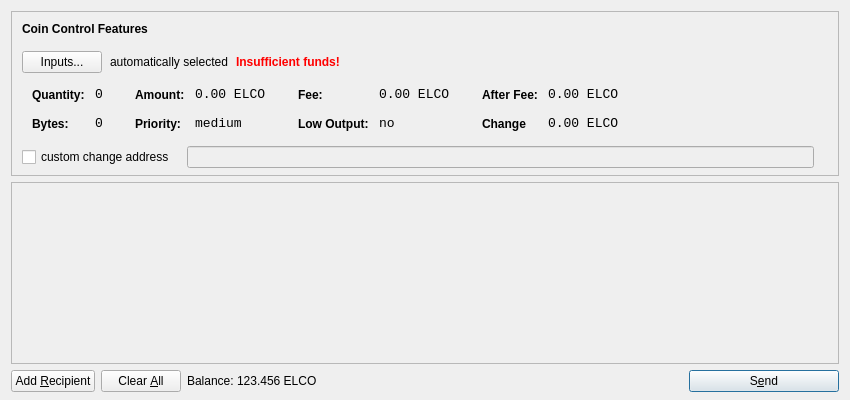
<?xml version="1.0" encoding="UTF-8"?>
<ui version="4.0">
 <class>SendCoinsDialog</class>
 <widget class="QDialog" name="SendCoinsDialog">
  <property name="geometry">
   <rect>
    <x>0</x>
    <y>0</y>
    <width>850</width>
    <height>400</height>
   </rect>
  </property>
  <property name="windowTitle">
   <string>Send Coins</string>
  </property>
  <layout class="QVBoxLayout" name="verticalLayout" stretch="0,1,0">
   <property name="bottomMargin">
    <number>8</number>
   </property>
   <item>
    <widget class="QFrame" name="frameCoinControl">
     <property name="sizePolicy">
      <sizepolicy hsizetype="Expanding" vsizetype="Expanding">
       <horstretch>0</horstretch>
       <verstretch>0</verstretch>
      </sizepolicy>
     </property>
     <property name="maximumSize">
      <size>
       <width>16777215</width>
       <height>16777215</height>
      </size>
     </property>
     <property name="frameShape">
      <enum>QFrame::StyledPanel</enum>
     </property>
     <property name="frameShadow">
      <enum>QFrame::Sunken</enum>
     </property>
     <layout class="QVBoxLayout" name="verticalLayoutCoinControl2">
      <property name="spacing">
       <number>-1</number>
      </property>
      <property name="leftMargin">
       <number>0</number>
      </property>
      <property name="topMargin">
       <number>0</number>
      </property>
      <property name="rightMargin">
       <number>0</number>
      </property>
      <property name="bottomMargin">
       <number>6</number>
      </property>
      <item>
       <layout class="QVBoxLayout" name="verticalLayoutCoinControl" stretch="0,0,0,0,1">
        <property name="spacing">
         <number>0</number>
        </property>
        <property name="leftMargin">
         <number>10</number>
        </property>
        <property name="topMargin">
         <number>10</number>
        </property>
        <item>
         <layout class="QHBoxLayout" name="horizontalLayoutCoinControl1">
          <property name="bottomMargin">
           <number>15</number>
          </property>
          <item>
           <widget class="QLabel" name="labelCoinControlFeatures">
            <property name="sizePolicy">
             <sizepolicy hsizetype="Preferred" vsizetype="Maximum">
              <horstretch>0</horstretch>
              <verstretch>0</verstretch>
             </sizepolicy>
            </property>
            <property name="font">
             <font>
              <weight>75</weight>
              <bold>true</bold>
             </font>
            </property>
            <property name="styleSheet">
             <string notr="true">font-weight:bold;</string>
            </property>
            <property name="text">
             <string>Coin Control Features</string>
            </property>
           </widget>
          </item>
         </layout>
        </item>
        <item>
         <layout class="QHBoxLayout" name="horizontalLayoutCoinControl2" stretch="0,0,0,0">
          <property name="spacing">
           <number>8</number>
          </property>
          <property name="bottomMargin">
           <number>10</number>
          </property>
          <item>
           <widget class="QPushButton" name="pushButtonCoinControl">
            <property name="styleSheet">
             <string notr="true"/>
            </property>
            <property name="text">
             <string>Inputs...</string>
            </property>
           </widget>
          </item>
          <item>
           <widget class="QLabel" name="labelCoinControlAutomaticallySelected">
            <property name="text">
             <string>automatically selected</string>
            </property>
            <property name="margin">
             <number>5</number>
            </property>
           </widget>
          </item>
          <item>
           <widget class="QLabel" name="labelCoinControlInsuffFunds">
            <property name="font">
             <font>
              <weight>75</weight>
              <bold>true</bold>
             </font>
            </property>
            <property name="styleSheet">
             <string notr="true">color:red;font-weight:bold;</string>
            </property>
            <property name="text">
             <string>Insufficient funds!</string>
            </property>
            <property name="margin">
             <number>5</number>
            </property>
           </widget>
          </item>
          <item>
           <spacer name="horizontalSpacerCoinControl">
            <property name="orientation">
             <enum>Qt::Horizontal</enum>
            </property>
            <property name="sizeHint" stdset="0">
             <size>
              <width>40</width>
              <height>1</height>
             </size>
            </property>
           </spacer>
          </item>
         </layout>
        </item>
        <item>
         <widget class="QWidget" name="widgetCoinControl" native="true">
          <property name="sizePolicy">
           <sizepolicy hsizetype="Preferred" vsizetype="Preferred">
            <horstretch>0</horstretch>
            <verstretch>0</verstretch>
           </sizepolicy>
          </property>
          <property name="minimumSize">
           <size>
            <width>0</width>
            <height>0</height>
           </size>
          </property>
          <property name="styleSheet">
           <string notr="true"/>
          </property>
          <layout class="QHBoxLayout" name="horizontalLayoutCoinControl5">
           <property name="margin">
            <number>0</number>
           </property>
           <item>
            <layout class="QHBoxLayout" name="horizontalLayoutCoinControl3" stretch="0,0,0,1">
             <property name="spacing">
              <number>20</number>
             </property>
             <property name="topMargin">
              <number>0</number>
             </property>
             <property name="bottomMargin">
              <number>10</number>
             </property>
             <item>
              <layout class="QFormLayout" name="formLayoutCoinControl1">
               <property name="horizontalSpacing">
                <number>10</number>
               </property>
               <property name="verticalSpacing">
                <number>14</number>
               </property>
               <property name="leftMargin">
                <number>10</number>
               </property>
               <property name="topMargin">
                <number>4</number>
               </property>
               <property name="rightMargin">
                <number>6</number>
               </property>
               <item row="0" column="0">
                <widget class="QLabel" name="labelCoinControlQuantityText">
                 <property name="styleSheet">
                  <string notr="true">font-weight:bold;</string>
                 </property>
                 <property name="text">
                  <string>Quantity:</string>
                 </property>
                 <property name="margin">
                  <number>0</number>
                 </property>
                </widget>
               </item>
               <item row="0" column="1">
                <widget class="QLabel" name="labelCoinControlQuantity">
                 <property name="font">
                  <font>
                   <family>Monospace</family>
                   <pointsize>10</pointsize>
                  </font>
                 </property>
                 <property name="cursor">
                  <cursorShape>IBeamCursor</cursorShape>
                 </property>
                 <property name="contextMenuPolicy">
                  <enum>Qt::ActionsContextMenu</enum>
                 </property>
                 <property name="text">
                  <string>0</string>
                 </property>
                 <property name="margin">
                  <number>0</number>
                 </property>
                 <property name="textInteractionFlags">
                  <set>Qt::LinksAccessibleByMouse|Qt::TextSelectableByKeyboard|Qt::TextSelectableByMouse</set>
                 </property>
                </widget>
               </item>
               <item row="1" column="0">
                <widget class="QLabel" name="labelCoinControlBytesText">
                 <property name="styleSheet">
                  <string notr="true">font-weight:bold;</string>
                 </property>
                 <property name="text">
                  <string>Bytes:</string>
                 </property>
                </widget>
               </item>
               <item row="1" column="1">
                <widget class="QLabel" name="labelCoinControlBytes">
                 <property name="font">
                  <font>
                   <family>Monospace</family>
                   <pointsize>10</pointsize>
                  </font>
                 </property>
                 <property name="cursor">
                  <cursorShape>IBeamCursor</cursorShape>
                 </property>
                 <property name="contextMenuPolicy">
                  <enum>Qt::ActionsContextMenu</enum>
                 </property>
                 <property name="text">
                  <string>0</string>
                 </property>
                 <property name="textInteractionFlags">
                  <set>Qt::LinksAccessibleByMouse|Qt::TextSelectableByKeyboard|Qt::TextSelectableByMouse</set>
                 </property>
                </widget>
               </item>
              </layout>
             </item>
             <item>
              <layout class="QFormLayout" name="formLayoutCoinControl2">
               <property name="horizontalSpacing">
                <number>10</number>
               </property>
               <property name="verticalSpacing">
                <number>14</number>
               </property>
               <property name="leftMargin">
                <number>6</number>
               </property>
               <property name="topMargin">
                <number>4</number>
               </property>
               <property name="rightMargin">
                <number>6</number>
               </property>
               <item row="0" column="0">
                <widget class="QLabel" name="labelCoinControlAmountText">
                 <property name="styleSheet">
                  <string notr="true">font-weight:bold;</string>
                 </property>
                 <property name="text">
                  <string>Amount:</string>
                 </property>
                 <property name="margin">
                  <number>0</number>
                 </property>
                </widget>
               </item>
               <item row="0" column="1">
                <widget class="QLabel" name="labelCoinControlAmount">
                 <property name="font">
                  <font>
                   <family>Monospace</family>
                   <pointsize>10</pointsize>
                  </font>
                 </property>
                 <property name="cursor">
                  <cursorShape>IBeamCursor</cursorShape>
                 </property>
                 <property name="contextMenuPolicy">
                  <enum>Qt::ActionsContextMenu</enum>
                 </property>
                 <property name="text">
                  <string>0.00 ELCO</string>
                 </property>
                 <property name="textInteractionFlags">
                  <set>Qt::LinksAccessibleByMouse|Qt::TextSelectableByKeyboard|Qt::TextSelectableByMouse</set>
                 </property>
                </widget>
               </item>
               <item row="1" column="0">
                <widget class="QLabel" name="labelCoinControlPriorityText">
                 <property name="styleSheet">
                  <string notr="true">font-weight:bold;</string>
                 </property>
                 <property name="text">
                  <string>Priority:</string>
                 </property>
                </widget>
               </item>
               <item row="1" column="1">
                <widget class="QLabel" name="labelCoinControlPriority">
                 <property name="font">
                  <font>
                   <family>Monospace</family>
                   <pointsize>10</pointsize>
                  </font>
                 </property>
                 <property name="cursor">
                  <cursorShape>IBeamCursor</cursorShape>
                 </property>
                 <property name="contextMenuPolicy">
                  <enum>Qt::ActionsContextMenu</enum>
                 </property>
                 <property name="text">
                  <string>medium</string>
                 </property>
                 <property name="textInteractionFlags">
                  <set>Qt::LinksAccessibleByMouse|Qt::TextSelectableByKeyboard|Qt::TextSelectableByMouse</set>
                 </property>
                </widget>
               </item>
              </layout>
             </item>
             <item>
              <layout class="QFormLayout" name="formLayoutCoinControl3">
               <property name="horizontalSpacing">
                <number>10</number>
               </property>
               <property name="verticalSpacing">
                <number>14</number>
               </property>
               <property name="leftMargin">
                <number>6</number>
               </property>
               <property name="topMargin">
                <number>4</number>
               </property>
               <property name="rightMargin">
                <number>6</number>
               </property>
               <item row="0" column="0">
                <widget class="QLabel" name="labelCoinControlFeeText">
                 <property name="styleSheet">
                  <string notr="true">font-weight:bold;</string>
                 </property>
                 <property name="text">
                  <string>Fee:</string>
                 </property>
                 <property name="margin">
                  <number>0</number>
                 </property>
                </widget>
               </item>
               <item row="0" column="1">
                <widget class="QLabel" name="labelCoinControlFee">
                 <property name="font">
                  <font>
                   <family>Monospace</family>
                   <pointsize>10</pointsize>
                  </font>
                 </property>
                 <property name="cursor">
                  <cursorShape>IBeamCursor</cursorShape>
                 </property>
                 <property name="contextMenuPolicy">
                  <enum>Qt::ActionsContextMenu</enum>
                 </property>
                 <property name="text">
                  <string>0.00 ELCO</string>
                 </property>
                 <property name="textInteractionFlags">
                  <set>Qt::LinksAccessibleByMouse|Qt::TextSelectableByKeyboard|Qt::TextSelectableByMouse</set>
                 </property>
                </widget>
               </item>
               <item row="1" column="0">
                <widget class="QLabel" name="labelCoinControlLowOutputText">
                 <property name="styleSheet">
                  <string notr="true">font-weight:bold;</string>
                 </property>
                 <property name="text">
                  <string>Low Output:</string>
                 </property>
                </widget>
               </item>
               <item row="1" column="1">
                <widget class="QLabel" name="labelCoinControlLowOutput">
                 <property name="font">
                  <font>
                   <family>Monospace</family>
                   <pointsize>10</pointsize>
                  </font>
                 </property>
                 <property name="cursor">
                  <cursorShape>IBeamCursor</cursorShape>
                 </property>
                 <property name="contextMenuPolicy">
                  <enum>Qt::ActionsContextMenu</enum>
                 </property>
                 <property name="text">
                  <string>no</string>
                 </property>
                 <property name="textInteractionFlags">
                  <set>Qt::LinksAccessibleByMouse|Qt::TextSelectableByKeyboard|Qt::TextSelectableByMouse</set>
                 </property>
                </widget>
               </item>
              </layout>
             </item>
             <item>
              <layout class="QFormLayout" name="formLayoutCoinControl4">
               <property name="horizontalSpacing">
                <number>10</number>
               </property>
               <property name="verticalSpacing">
                <number>14</number>
               </property>
               <property name="leftMargin">
                <number>6</number>
               </property>
               <property name="topMargin">
                <number>4</number>
               </property>
               <property name="rightMargin">
                <number>6</number>
               </property>
               <item row="0" column="0">
                <widget class="QLabel" name="labelCoinControlAfterFeeText">
                 <property name="styleSheet">
                  <string notr="true">font-weight:bold;</string>
                 </property>
                 <property name="text">
                  <string>After Fee:</string>
                 </property>
                 <property name="margin">
                  <number>0</number>
                 </property>
                </widget>
               </item>
               <item row="0" column="1">
                <widget class="QLabel" name="labelCoinControlAfterFee">
                 <property name="font">
                  <font>
                   <family>Monospace</family>
                   <pointsize>10</pointsize>
                  </font>
                 </property>
                 <property name="cursor">
                  <cursorShape>IBeamCursor</cursorShape>
                 </property>
                 <property name="contextMenuPolicy">
                  <enum>Qt::ActionsContextMenu</enum>
                 </property>
                 <property name="text">
                  <string>0.00 ELCO</string>
                 </property>
                 <property name="textInteractionFlags">
                  <set>Qt::LinksAccessibleByMouse|Qt::TextSelectableByKeyboard|Qt::TextSelectableByMouse</set>
                 </property>
                </widget>
               </item>
               <item row="1" column="0">
                <widget class="QLabel" name="labelCoinControlChangeText">
                 <property name="styleSheet">
                  <string notr="true">font-weight:bold;</string>
                 </property>
                 <property name="text">
                  <string>Change</string>
                 </property>
                </widget>
               </item>
               <item row="1" column="1">
                <widget class="QLabel" name="labelCoinControlChange">
                 <property name="font">
                  <font>
                   <family>Monospace</family>
                   <pointsize>10</pointsize>
                  </font>
                 </property>
                 <property name="cursor">
                  <cursorShape>IBeamCursor</cursorShape>
                 </property>
                 <property name="contextMenuPolicy">
                  <enum>Qt::ActionsContextMenu</enum>
                 </property>
                 <property name="text">
                  <string>0.00 ELCO</string>
                 </property>
                 <property name="textInteractionFlags">
                  <set>Qt::LinksAccessibleByMouse|Qt::TextSelectableByKeyboard|Qt::TextSelectableByMouse</set>
                 </property>
                </widget>
               </item>
              </layout>
             </item>
            </layout>
           </item>
          </layout>
         </widget>
        </item>
        <item>
         <layout class="QHBoxLayout" name="horizontalLayoutCoinControl4" stretch="0,0,0">
          <property name="spacing">
           <number>12</number>
          </property>
          <property name="sizeConstraint">
           <enum>QLayout::SetDefaultConstraint</enum>
          </property>
          <property name="topMargin">
           <number>5</number>
          </property>
          <property name="rightMargin">
           <number>5</number>
          </property>
          <item>
           <widget class="QCheckBox" name="checkBoxCoinControlChange">
            <property name="text">
             <string>custom change address</string>
            </property>
           </widget>
          </item>
          <item>
           <widget class="QLineEdit" name="lineEditCoinControlChange">
            <property name="enabled">
             <bool>false</bool>
            </property>
            <property name="sizePolicy">
             <sizepolicy hsizetype="Expanding" vsizetype="Fixed">
              <horstretch>0</horstretch>
              <verstretch>0</verstretch>
             </sizepolicy>
            </property>
           </widget>
          </item>
          <item>
           <widget class="QLabel" name="labelCoinControlChangeLabel">
            <property name="sizePolicy">
             <sizepolicy hsizetype="Preferred" vsizetype="Expanding">
              <horstretch>0</horstretch>
              <verstretch>0</verstretch>
             </sizepolicy>
            </property>
            <property name="minimumSize">
             <size>
              <width>0</width>
              <height>0</height>
             </size>
            </property>
            <property name="text">
             <string/>
            </property>
            <property name="margin">
             <number>3</number>
            </property>
           </widget>
          </item>
         </layout>
        </item>
        <item>
         <spacer name="verticalSpacerCoinControl">
          <property name="orientation">
           <enum>Qt::Vertical</enum>
          </property>
          <property name="sizeHint" stdset="0">
           <size>
            <width>800</width>
            <height>1</height>
           </size>
          </property>
         </spacer>
        </item>
       </layout>
      </item>
     </layout>
    </widget>
   </item>
   <item>
    <widget class="QScrollArea" name="scrollArea">
     <property name="widgetResizable">
      <bool>true</bool>
     </property>
     <widget class="QWidget" name="scrollAreaWidgetContents">
      <property name="geometry">
       <rect>
        <x>0</x>
        <y>0</y>
        <width>830</width>
        <height>165</height>
       </rect>
      </property>
      <layout class="QVBoxLayout" name="verticalLayout_2">
       <property name="margin">
        <number>0</number>
       </property>
       <item>
        <layout class="QVBoxLayout" name="entries">
         <property name="spacing">
          <number>6</number>
         </property>
        </layout>
       </item>
       <item>
        <spacer name="verticalSpacer">
         <property name="orientation">
          <enum>Qt::Vertical</enum>
         </property>
         <property name="sizeHint" stdset="0">
          <size>
           <width>20</width>
           <height>40</height>
          </size>
         </property>
        </spacer>
       </item>
      </layout>
     </widget>
    </widget>
   </item>
   <item>
    <layout class="QHBoxLayout" name="horizontalLayout">
     <item>
      <widget class="QPushButton" name="addButton">
       <property name="toolTip">
        <string>Send to multiple recipients at once</string>
       </property>
       <property name="text">
        <string>Add &amp;Recipient</string>
       </property>
       <property name="icon">
        <iconset resource="../bitcoin.qrc">
         <normaloff>:/icons/add</normaloff>:/icons/add</iconset>
       </property>
       <property name="autoDefault">
        <bool>false</bool>
       </property>
      </widget>
     </item>
     <item>
      <widget class="QPushButton" name="clearButton">
       <property name="sizePolicy">
        <sizepolicy hsizetype="Minimum" vsizetype="Fixed">
         <horstretch>0</horstretch>
         <verstretch>0</verstretch>
        </sizepolicy>
       </property>
       <property name="toolTip">
        <string>Remove all transaction fields</string>
       </property>
       <property name="text">
        <string>Clear &amp;All</string>
       </property>
       <property name="icon">
        <iconset resource="../bitcoin.qrc">
         <normaloff>:/icons/remove</normaloff>:/icons/remove</iconset>
       </property>
       <property name="autoRepeatDelay">
        <number>300</number>
       </property>
       <property name="autoDefault">
        <bool>false</bool>
       </property>
      </widget>
     </item>
     <item>
      <layout class="QHBoxLayout" name="horizontalLayout_2">
       <property name="spacing">
        <number>3</number>
       </property>
       <item>
        <widget class="QLabel" name="label">
         <property name="sizePolicy">
          <sizepolicy hsizetype="Preferred" vsizetype="Fixed">
           <horstretch>0</horstretch>
           <verstretch>0</verstretch>
          </sizepolicy>
         </property>
         <property name="text">
          <string>Balance:</string>
         </property>
        </widget>
       </item>
       <item>
        <widget class="QLabel" name="labelBalance">
         <property name="sizePolicy">
          <sizepolicy hsizetype="Preferred" vsizetype="Fixed">
           <horstretch>0</horstretch>
           <verstretch>0</verstretch>
          </sizepolicy>
         </property>
         <property name="cursor">
          <cursorShape>IBeamCursor</cursorShape>
         </property>
         <property name="text">
          <string>123.456 ELCO</string>
         </property>
         <property name="textInteractionFlags">
          <set>Qt::LinksAccessibleByMouse|Qt::TextSelectableByKeyboard|Qt::TextSelectableByMouse</set>
         </property>
        </widget>
       </item>
      </layout>
     </item>
     <item>
      <spacer name="horizontalSpacer">
       <property name="orientation">
        <enum>Qt::Horizontal</enum>
       </property>
       <property name="sizeHint" stdset="0">
        <size>
         <width>40</width>
         <height>20</height>
        </size>
       </property>
      </spacer>
     </item>
     <item>
      <widget class="QPushButton" name="sendButton">
       <property name="minimumSize">
        <size>
         <width>150</width>
         <height>0</height>
        </size>
       </property>
       <property name="toolTip">
        <string>Confirm the send action</string>
       </property>
       <property name="text">
        <string>S&amp;end</string>
       </property>
       <property name="icon">
        <iconset resource="../bitcoin.qrc">
         <normaloff>:/icons/send</normaloff>:/icons/send</iconset>
       </property>
       <property name="default">
        <bool>true</bool>
       </property>
      </widget>
     </item>
    </layout>
   </item>
  </layout>
 </widget>
 <resources>
  <include location="../bitcoin.qrc"/>
 </resources>
 <connections/>
</ui>
